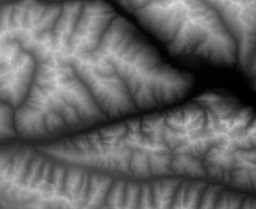
#> input picture Images/Source maps/render-4.png, 256 x 209 px, shrunk from 4257 x 3472 before the run, found by its file name
$ python 'playing with arthur code copy.py'
#> lines starting #> are read from the running program, lines starting #| are printed output that depends on the picture; after the words box and inside, x2 and y2 are one past the last pixel; in counts of white or black regions, pixels touching at a corner belong together
import matplotlib.pyplot as plt
import numpy as np
from PIL import Image
from matplotlib.patches import Polygon

def import_image(file_path):
#> called with file_path = 'render-4.png'
    image = Image.open(file_path).convert("L")  # Convert image to grayscale
#> image is the input picture: PIL image 256x209 L; min 0, max 221, mean 100.8
    print("Importing the image")
    return np.array(image)

def split_image(image, threshold):
#> called with threshold = 70
    gray_image = image.copy()
    gray_image[gray_image <= threshold] = 0  # Pixels below or equal to threshold are set to black
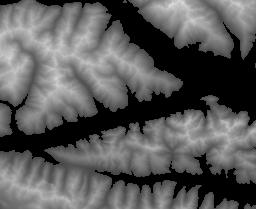
#> gray_image: shape (209, 256); min 0, max 221, mean 90.1
    gray_image[gray_image > threshold] = 255  # Pixels above threshold are set to white
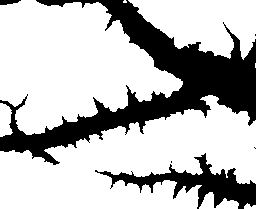
#> gray_image: shape (209, 256); 73.3% white; 6 black regions (3 under 20 px), largest, box (x1, y1, x2, y2) and area: (0, 0, 256, 165) 11504, (95, 153, 256, 209) 2688, (0, 0, 21, 5) 78
    obstacles = []
    i = 0
    print("Splitting the image")
    for row in range(image.shape[0] - 1):
        for col in range(image.shape[1] - 1):
            i += 1
            print("progress: ", i / ((image.shape[0] - 1)*(image.shape[1] - 1)), "%")
            if gray_image[row, col] == 255:
                obstacle = Polygon([(col, image.shape[0] - 1 - row), (col + 1, image.shape[0] - 1 - row),
                                    (col + 1, image.shape[0] - 1 - row - 1), (col, image.shape[0] - 1 - row - 1)])
                obstacles.append(obstacle)
#> after the loop, i = 53040
    return obstacles

file_path = "render-4.png"
threshold = 70
image = import_image(file_path)
obstacles = split_image(image, threshold)
#> obstacles = 38872 items

# Plot the obstacle polygons
print("plotting obstacles")
for obstacle in obstacles:
    print(obstacle, "of", obstacles)
#> (the run stopped early here; a loop or call above may not have finished)

$ run again, with Images/Source maps/render-3.png copied over Images/Source maps/render-4.png
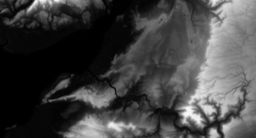
#> input picture Images/Source maps/render-3.png, 256 x 138 px, shrunk from 2648 x 1424 before the run, found by its file name
#> in split_image, `gray_image[gray_image <= threshold] = 0`:
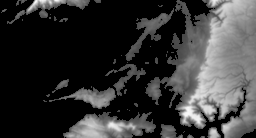
#> gray_image: shape (138, 256); min 0, max 249, mean 52.8
#> in split_image, `gray_image[gray_image > threshold] = 255`:
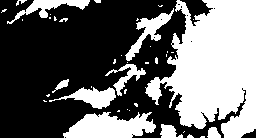
#> gray_image: shape (138, 256); 41.3% white; 40 white regions (29 under 20 px), largest, box (x1, y1, x2, y2) and area: (145, 0, 256, 138) 9997, (63, 112, 156, 138) 1682, (125, 8, 174, 61) 669
#> obstacles = 14340 items

$ run again, with Images/Source maps/render-5.png copied over Images/Source maps/render-4.png
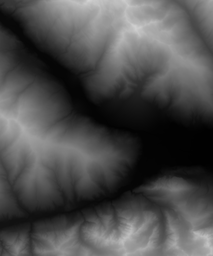
#> input picture Images/Source maps/render-5.png, 213 x 256 px, shrunk from 1727 x 2078 before the run, found by its file name
#> in split_image, `gray_image[gray_image <= threshold] = 0`:
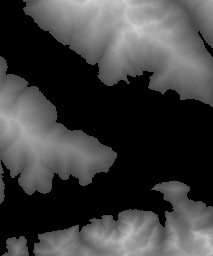
#> gray_image: shape (256, 213); min 0, max 211, mean 63.5
#> in split_image, `gray_image[gray_image > threshold] = 255`:
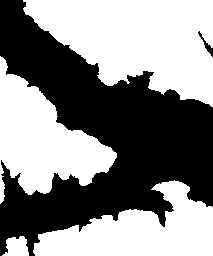
#> gray_image: shape (256, 213); 53.9% white; 2 black regions, box (x1, y1, x2, y2) and area: (0, 0, 213, 256) 25039, (198, 31, 213, 57) 89
#> obstacles = 29049 items

$ run again, with Images/Source maps/render-6.png copied over Images/Source maps/render-4.png
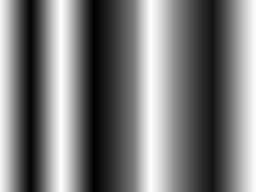
#> input picture Images/Source maps/render-6.png, 256 x 192 px, shrunk from 640 x 480 before the run, found by its file name
#> in split_image, `gray_image[gray_image <= threshold] = 0`:
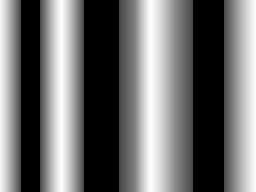
#> gray_image: shape (192, 256); min 0, max 254, mean 108.8
#> in split_image, `gray_image[gray_image > threshold] = 255`:
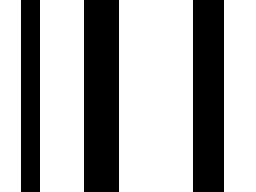
#> gray_image: shape (192, 256); 66.8% white; 3 black regions, box (x1, y1, x2, y2) and area: (84, 0, 119, 192) 6720, (193, 0, 224, 192) 5952, (21, 0, 40, 192) 3648
#> obstacles = 32470 items
